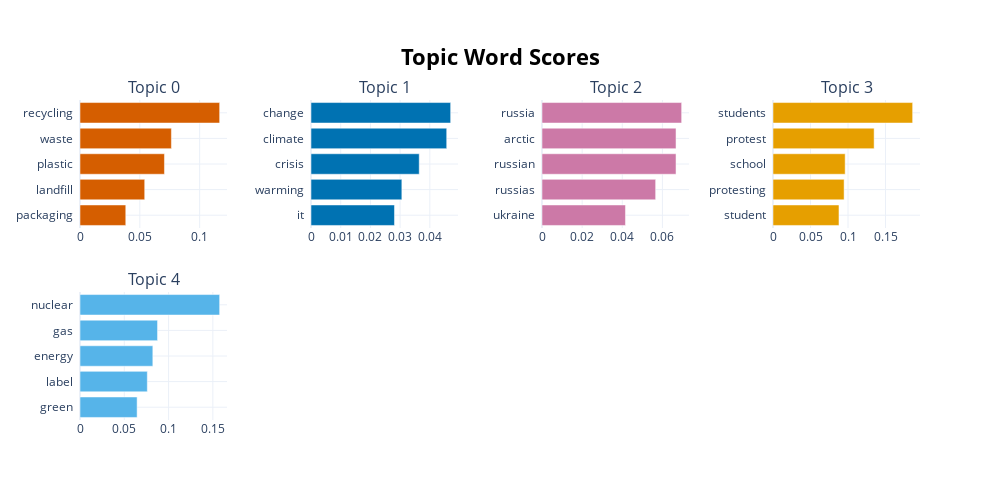

Notebook code cell kept with this figure:
### Markdown cell above
## Visualize Terms

We can visualize the selected terms for a few topics by creating bar charts out of the c-TF-IDF scores for each topic representation. Insights can be gained from the relative c-TF-IDF scores between and within topics. Moreover, you can easily compare topic representations to each other.

### Code cell
topic_model.visualize_barchart(top_n_topics=5)

### Figure 1 — Plotly figure (JSON) as saved in the notebook; plotly's stock layout.template omitted (floating-point values rounded to 4 significant figures)
{"data": [{"marker": {"color": "#D55E00"}, "orientation": "h", "type": "bar", "x": [0.03826, 0.05408, 0.07058, 0.07639, 0.1167], "xaxis": "x", "y": ["packaging  ", "landfill  ", "plastic  ", "waste  ", "recycling  "], "yaxis": "y"}, {"marker": {"color": "#0072B2"}, "orientation": "h", "type": "bar", "x": [0.0281, 0.03058, 0.03643, 0.04569, 0.04701], "xaxis": "x2", "y": ["it  ", "warming  ", "crisis  ", "climate  ", "change  "], "yaxis": "y2"}, {"marker": {"color": "#CC79A7"}, "orientation": "h", "type": "bar", "x": [0.04159, 0.05665, 0.0668, 0.0668, 0.0696], "xaxis": "x3", "y": ["ukraine  ", "russias  ", "russian  ", "arctic  ", "russia  "], "yaxis": "y3"}, {"marker": {"color": "#E69F00"}, "orientation": "h", "type": "bar", "x": [0.08795, 0.09479, 0.0962, 0.1348, 0.1862], "xaxis": "x4", "y": ["student  ", "protesting  ", "school  ", "protest  ", "students  "], "yaxis": "y4"}, {"marker": {"color": "#56B4E9"}, "orientation": "h", "type": "bar", "x": [0.06449, 0.076, 0.08222, 0.08754, 0.1577], "xaxis": "x5", "y": ["green  ", "label  ", "energy  ", "gas  ", "nuclear  "], "yaxis": "y5"}], "layout": {"annotations": [{"font": {"size": 16}, "showarrow": false, "text": "Topic 0", "x": 0.0875, "xanchor": "center", "xref": "paper", "y": 1, "yanchor": "bottom", "yref": "paper"}, {"font": {"size": 16}, "showarrow": false, "text": "Topic 1", "x": 0.3625, "xanchor": "center", "xref": "paper", "y": 1, "yanchor": "bottom", "yref": "paper"}, {"font": {"size": 16}, "showarrow": false, "text": "Topic 2", "x": 0.6375, "xanchor": "center", "xref": "paper", "y": 1, "yanchor": "bottom", "yref": "paper"}, {"font": {"size": 16}, "showarrow": false, "text": "Topic 3", "x": 0.9125, "xanchor": "center", "xref": "paper", "y": 1, "yanchor": "bottom", "yref": "paper"}, {"font": {"size": 16}, "showarrow": false, "text": "Topic 4", "x": 0.0875, "xanchor": "center", "xref": "paper", "y": 0.4, "yanchor": "bottom", "yref": "paper"}], "height": 500, "hoverlabel": {"bgcolor": "white", "font": {"family": "Rockwell", "size": 16}}, "showlegend": false, "title": {"font": {"color": "Black", "size": 22}, "text": "<b>Topic Word Scores", "x": 0.5, "xanchor": "center", "yanchor": "top"}, "width": 1000, "xaxis": {"anchor": "y", "autorange": true, "domain": [0, 0.175], "range": [0, 0.1229], "showgrid": true, "type": "linear"}, "xaxis2": {"anchor": "y2", "autorange": true, "domain": [0.275, 0.45], "range": [0, 0.04948], "showgrid": true, "type": "linear"}, "xaxis3": {"anchor": "y3", "autorange": true, "domain": [0.55, 0.725], "range": [0, 0.07327], "showgrid": true, "type": "linear"}, "xaxis4": {"anchor": "y4", "autorange": true, "domain": [0.825, 1], "range": [0, 0.196], "showgrid": true, "type": "linear"}, "xaxis5": {"anchor": "y5", "autorange": true, "domain": [0, 0.175], "range": [0, 0.166], "showgrid": true, "type": "linear"}, "xaxis6": {"anchor": "y6", "domain": [0.275, 0.45], "showgrid": true}, "xaxis7": {"anchor": "y7", "domain": [0.55, 0.725], "showgrid": true}, "xaxis8": {"anchor": "y8", "domain": [0.825, 1], "showgrid": true}, "yaxis": {"anchor": "x", "autorange": true, "domain": [0.6, 1], "range": [-0.5, 4.5], "showgrid": true, "type": "category"}, "yaxis2": {"anchor": "x2", "autorange": true, "domain": [0.6, 1], "range": [-0.5, 4.5], "showgrid": true, "type": "category"}, "yaxis3": {"anchor": "x3", "autorange": true, "domain": [0.6, 1], "range": [-0.5, 4.5], "showgrid": true, "type": "category"}, "yaxis4": {"anchor": "x4", "autorange": true, "domain": [0.6, 1], "range": [-0.5, 4.5], "showgrid": true, "type": "category"}, "yaxis5": {"anchor": "x5", "autorange": true, "domain": [0, 0.4], "range": [-0.5, 4.5], "showgrid": true, "type": "category"}, "yaxis6": {"anchor": "x6", "domain": [0, 0.4], "showgrid": true}, "yaxis7": {"anchor": "x7", "domain": [0, 0.4], "showgrid": true}, "yaxis8": {"anchor": "x8", "domain": [0, 0.4], "showgrid": true}}}
